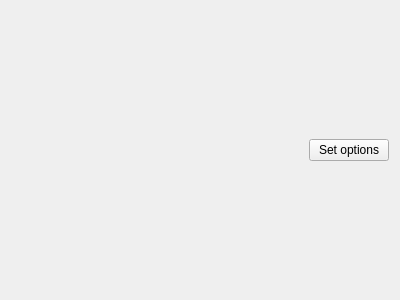
<?xml version="1.0" encoding="UTF-8"?>
<ui version="4.0">
 <class>TuxmathMainWidget</class>
 <widget class="QWidget" name="TuxmathMainWidget">
  <property name="geometry">
   <rect>
    <x>0</x>
    <y>0</y>
    <width>400</width>
    <height>300</height>
   </rect>
  </property>
  <property name="windowTitle">
   <string>Form</string>
  </property>
  <layout class="QVBoxLayout" name="verticalLayout_2">
   <item>
    <layout class="QVBoxLayout" name="verticalLayout">
     <item>
      <layout class="QHBoxLayout" name="horizontalLayout">
       <item>
        <spacer name="horizontalSpacer">
         <property name="orientation">
          <enum>Qt::Horizontal</enum>
         </property>
         <property name="sizeHint" stdset="0">
          <size>
           <width>40</width>
           <height>20</height>
          </size>
         </property>
        </spacer>
       </item>
       <item>
        <widget class="QPushButton" name="setOptionsButton">
         <property name="text">
          <string>Set options</string>
         </property>
        </widget>
       </item>
      </layout>
     </item>
    </layout>
   </item>
  </layout>
 </widget>
 <resources/>
 <connections/>
</ui>
